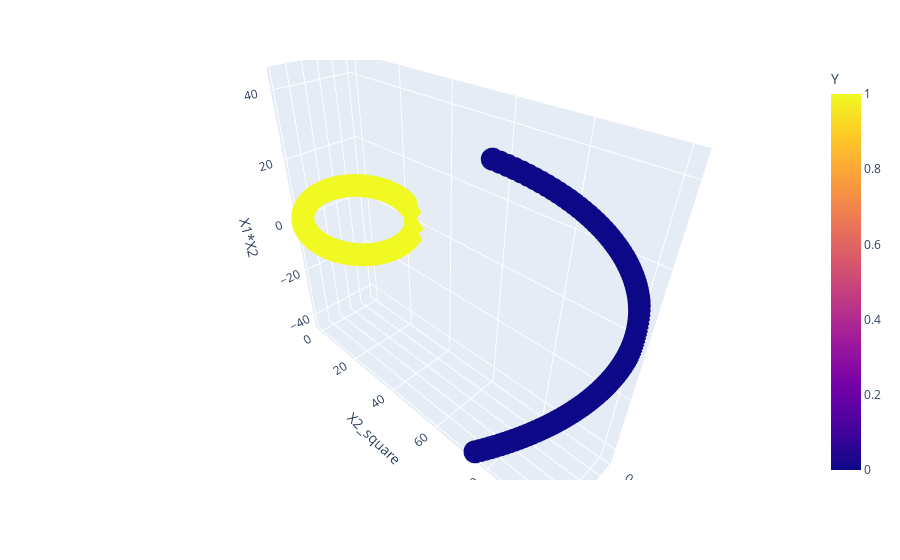

The code cell stored with this chart in its notebook:
### Code cell
%pip install nbformat

## plot the points in 3D plan
import plotly.express as px
fig = px.scatter_3d(df, x='X1_square', y='X2_square', z='X1*X2', color='Y')
fig.show()

### Figure 1 — Plotly figure (JSON) as saved in the notebook; plotly's stock layout.template omitted (floating-point values rounded to 4 significant figures; data arrays with more than 128 entries replaced by an {"elided": "..."} marker saying what was removed)
{"data": [{"hovertemplate": "X1_square=%{x}<br>X2_square=%{y}<br>X1*X2=%{z}<br>Y=%{marker.color}<extra></extra>", "legendgroup": "", "marker": {"color": {"elided": "400 int values"}, "coloraxis": "coloraxis", "symbol": "circle"}, "mode": "markers", "name": "", "scene": "scene", "showlegend": false, "type": "scatter3d", "x": {"elided": "400 float values"}, "y": {"elided": "400 float values"}, "z": {"elided": "400 float values"}}], "layout": {"coloraxis": {"colorbar": {"title": {"text": "Y"}}, "colorscale": [[0, "#0d0887"], [0.1111, "#46039f"], [0.2222, "#7201a8"], [0.3333, "#9c179e"], [0.4444, "#bd3786"], [0.5556, "#d8576b"], [0.6667, "#ed7953"], [0.7778, "#fb9f3a"], [0.8889, "#fdca26"], [1, "#f0f921"]]}, "legend": {"tracegroupgap": 0}, "margin": {"t": 60}, "scene": {"domain": {"x": [0, 1], "y": [0, 1]}, "xaxis": {"title": {"text": "X1_square"}}, "yaxis": {"title": {"text": "X2_square"}}, "zaxis": {"title": {"text": "X1*X2"}}}}}
